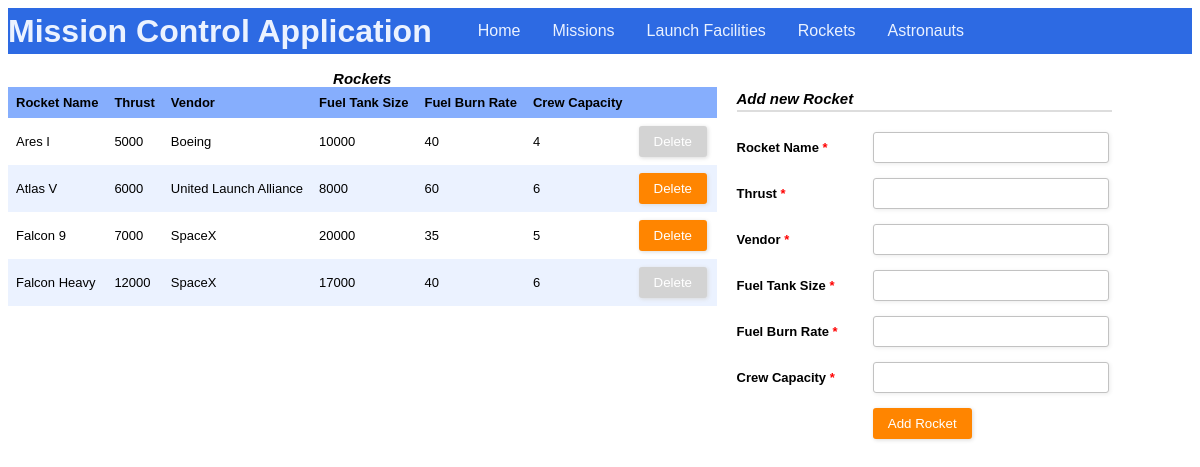
The page /rockets on the database its author committed.
### tables this page shows
CREATE TABLE "Rockets" (
	`rid`	INTEGER NOT NULL PRIMARY KEY AUTOINCREMENT,
	`rname`	TEXT NOT NULL,
	`thrust`	INTEGER NOT NULL,
	`vendor`	TEXT NOT NULL,
	`fuelTankSize`	INTEGER NOT NULL,
	`fuelBurnRate`	INTEGER NOT NULL,
	`crewCapacity`	INTEGER NOT NULL
);

### app.py (the view, shortened to what this page needs)
@app.route("/rockets", methods=["GET", "POST"])
def showRockets():
    conn = sqlite3.connect(dbPath)
    conn.row_factory = sqlite3.Row
    c = conn.cursor()
    c.execute("SELECT rid, rid IN (SELECT rid FROM Mission) AS cannotDelete, rname, thrust, vendor, fuelTankSize, fuelBurnRate, crewCapacity FROM Rockets")
    results = c.fetchall()
    formInputs = [['rname', 'text', 'Rocket Name', []], ['thrust', 'number', 'Thrust', []], ['vendor', 'text', 'Vendor', []], ['fuelTankSize', 'number', 'Fuel Tank Size', []], ['fuelBurnRate', 'number', 'Fuel Burn Rate', []], ['crewCapacity', 'number', 'Crew Capacity', []]]
    conn.commit()
    conn.close()
    return render_template("rockets.html", headers=("Rocket Name","Thrust","Vendor","Fuel Tank Size","Fuel Burn Rate", "Crew Capacity"), rows=results, inputs=formInputs)

### templates/rockets.html (shortened to what this page needs)
{% extends "main_template.html" %}
{% from 'macros.html' import GenerateTable, GenerateFormToAddEntry %}
{% block body %}
<section style="float:left">
	{{ GenerateTable('Rockets', headers, rows, 'rid') }}
</section>
<section style="float:left">
	{{ GenerateFormToAddEntry('Rocket', inputs) }}
</section>
{% endblock %}

### templates/macros.html (shortened to what this page needs)
{% macro GenerateTable(title, headers, rows, keyName) %}
	{% if rows %}
		<table>
			<caption>
				{{title}}
			</caption>
			<tr>
				{% for header in headers %}
				<th>{{header}}</th>
				{% endfor %}
				<th/>
			</tr>
			{% for row in rows %}
			<tr id ="{{row[keyName]}}">
				{% for value in row %}
					{% if loop.index0 > 1 %}
						<td>
							{{value|safe}}
						</td>
					{% endif %}
				{% endfor %}
				{% if row[1] == 1 %}
					{% set disabled = 'disabled' %}
				{% else %}
					{% set disabled = '' %}
				{% endif %}
				<td>
					<div class="form-style-2" style="width:70px; padding: 0px 0px 0px 0px;">
						<form method="post">
							<input type="submit" value="Delete" name="delete.{{ row[0] }}" {{disabled}}/>
						</form>
					</div>
				</td>
			</tr>
			{% endfor %}
		</table>
	{% else %}
		No records found!
	{% endif %}
{% endmacro %}
{% macro GenerateFormToAddEntry(entryType, inputs) %}
	<div class="form-style-2">
	<div class="form-style-2-heading">Add new {{entryType}}</div>
	<form method="post">
		{% for fieldName, fieldType, fieldLabel, optionalValues in inputs %}
			{% if fieldType == 'text' %}
				<label for="{{fieldName}}"><span>{{fieldLabel}} <span class="required">*</span></span><input type="text" class="input-field" name="{{fieldName}}" required/></label>
			{% elif fieldType == 'number' %}
				<label for="{{fieldName}}"><span>{{fieldLabel}} <span class="required">*</span></span><input type="number" class="input-field" name="{{fieldName}}" required/></label>
			{% elif fieldType == 'selectmultiple' %}
				<label for="{{fieldName}}"><span>{{fieldLabel}} <span class="required">*</span></span><select multiple name="{{fieldName}}" class="select-field" required>
				{% for name, displayName, id in optionalValues %}
					<option value="{{name}}" id="{{id}}">{{displayName}}</option>
				{% endfor %}
				</select></label>
			{% elif fieldType == 'datetime' %}
				<label for="{{fieldName}}"><span>{{fieldLabel}} <span class="required">*</span></span><input type="datetime-local" class="input-field" name="{{fieldName}}" id="{{optionalValues[0]}}" onchange="changeEnd()" required></label>
			{% elif fieldType == 'date' %}
				<label for="{{fieldName}}"><span>{{fieldLabel}} <span class="required">*</span></span><input type="date" class="input-field" name="{{fieldName}}" required></label>
			{% endif %}
		{% endfor %}
		<label><span>&nbsp;</span><input type="submit" value="Add {{entryType}}" /></label>
	</form>
	</div>
{% endmacro %}

### static/styles.css (style rules this page uses)
:root { --light-blue: #EBF2FF; --medium-blue: #86AEFD; --dark-blue: #2D6AE3; }
table { border-collapse: collapse; width: 100%; }
th, td { text-align: left; padding: 8px; font: 13px Arial, Helvetica, sans-serif; }
caption { font: 13px Arial, Helvetica, sans-serif; font-weight: bold; font-style: italic; font-size: 15px; }
tr { background-color: var(--light-blue) }
tr:nth-child(even) { background-color: white }
th { background-color: var(--medium-blue); font-weight: bold; }
.form-style-2 { width: 375px; max-width: 650px; padding: 20px 12px 10px 20px; font: 13px Arial, Helvetica, sans-serif; }
.form-style-2-heading { font-weight: bold; font-style: italic; border-bottom: 2px solid #ddd; margin-bottom: 20px; font-size: 15px; padding-bottom: 3px; }
.form-style-2 label { display: block; margin: 0px 0px 15px 0px; }
.form-style-2 label > span { width: 35%; font-weight: bold; float: left; padding-top: 8px; padding-right: 5px; }
.form-style-2 span.required { color:red; }
.form-style-2 input.input-field { width: 63%; }
.form-style-2 input.input-field, .form-style-2 .tel-number-field, .form-style-2 .textarea-field, .form-style-2 .select-field { box-sizing: border-box; -webkit-box-sizing: border-box; -moz-box-sizing: border-box; border: 1px solid #C2C2C2; box-shadow: 1px 1px 4px #EBEBEB; -moz-box-shadow: 1px 1px 4px #EBEBEB; -webkit-box-shadow: 1px 1px 4px #EBEBEB; border-radius: 3px; -webkit-border-radius: 3px; -moz-border-radius: 3px; padding: 7px; outline: none; }
.form-style-2 input[type=submit], .form-style-2 input[type=button] { border: none; padding: 8px 15px 8px 15px; background: #FF8500; color: #fff; box-shadow: 1px 1px 4px #DADADA; -moz-box-shadow: 1px 1px 4px #DADADA; -webkit-box-shadow: 1px 1px 4px #DADADA; border-radius: 3px; -webkit-border-radius: 3px; -moz-border-radius: 3px; }
.form-style-2 input[type=submit]:disabled, .form-style-2 input[type=button]:disabled { background: lightgray; color: #fff; }

### rows shown on the page
Rockets: rname "Ares I", thrust "5000", vendor "Boeing", fuelTankSize "10000", row "40" "4"
Rockets: rname "Atlas V", thrust "6000", vendor "United Launch Alliance", fuelTankSize "8000", row "60" "6"
Rockets: rname "Falcon 9", thrust "7000", vendor "SpaceX", fuelTankSize "20000", row "35" "5"
Rockets: rname "Falcon Heavy", thrust "12000", vendor "SpaceX", fuelTankSize "17000", row "40" "6"

### other values the page prints
{{ title }} "Rockets"
{{ header }} "Rocket Name" "Thrust" "Vendor" "Fuel Tank Size" "Fuel Burn Rate" "Crew Capacity"
{{ entryType }} "Rocket"
{{ fieldLabel }} "Rocket Name" "Vendor"
{{ fieldLabel }} "Thrust" "Fuel Tank Size" "Fuel Burn Rate" "Crew Capacity"
